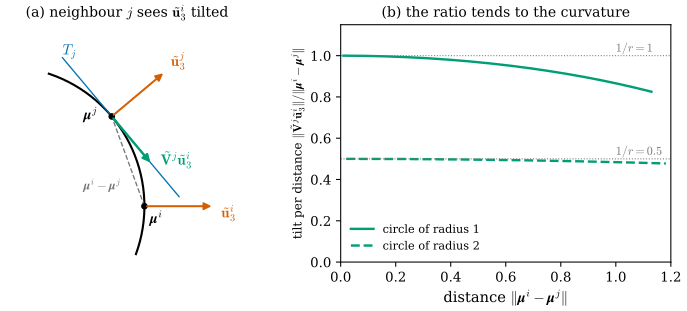

Write Python code to recreate this figure.
"""Figure 49.4.1: what the varifold estimator (12) of [GeoSplat25] measures -- the tilt of the own normal seen from
a neighbour's tangent plane, per unit distance (Section 49.4).

Cross-section: a circle of radius rc (curvature 1/rc). Point i at angle 0 with outward normal u_i; neighbour j at
angle theta with normal u_j and tangent line T_j. The projection V_j u_i = u_i - <u_j, u_i> u_j of u_i onto T_j has
length sin(theta), and |mu_i - mu_j| = 2 rc sin(theta/2), so the ratio is cos(theta/2)/rc -> 1/rc.
(a) the geometry for rc = 1, theta = 40 degrees. (b) |V_j u_i| / |mu_i - mu_j| against |mu_i - mu_j| for rc = 1, 2.

Run from the project root: PYTHONPATH=tools python3 chapters/49-paper-geosplat/figures/fig-49-4-1-normal-tilt.py
"""
import numpy as np

import dgfig

dgfig.setup()
import matplotlib.pyplot as plt  # noqa: E402

C = dgfig.COLORS


def tilt_ratio(rc, theta):
    ui = np.array([1.0, 0.0])
    uj = np.array([np.cos(theta), np.sin(theta)])
    mi, mj = rc * ui, rc * uj
    proj = ui - (uj @ ui) * uj
    return np.linalg.norm(proj) / np.linalg.norm(mi - mj), np.linalg.norm(mi - mj)


# self-checks: ratio = cos(theta/2)/rc
for rc in (1.0, 2.0):
    for th in (0.1, 0.5, 1.0):
        ratio, dist = tilt_ratio(rc, th)
        assert abs(ratio - np.cos(th / 2) / rc) < 1e-12 and abs(dist - 2 * rc * np.sin(th / 2)) < 1e-12

fig, (ax, ax2) = plt.subplots(1, 2, figsize=(7.6, 3.5), gridspec_kw=dict(width_ratios=[1, 1.15]))
t = np.linspace(-0.35, 1.25, 200)
ax.plot(np.cos(t), np.sin(t), color=C["main"], lw=1.6)
th = np.radians(40)
mi, mj = np.array([1.0, 0]), np.array([np.cos(th), np.sin(th)])
ui, uj = mi.copy(), mj.copy()
tj = np.array([-np.sin(th), np.cos(th)])
ax.plot(*np.stack([mj - 0.75 * tj, mj + 0.55 * tj]).T, color=C["tangent"], lw=1.0)
ax.text(*(mj + 0.58 * tj + np.array([0.02, 0.0])), r"$T_j$", color=C["tangent"], fontsize=11)
for p, v, lab, off in ((mi, ui, r"$\tilde{\mathbf{u}}^i_3$", (0.05, -0.08)), (mj, uj, r"$\tilde{\mathbf{u}}^j_3$", (0.04, 0.04))):
    ax.annotate("", xy=p + 0.5 * v, xytext=p, arrowprops=dict(arrowstyle="-|>", color=C["normal"], lw=1.5))
    ax.text(*(p + 0.5 * v + np.array(off)), lab, color=C["normal"], fontsize=11)
proj = ui - (uj @ ui) * uj
ax.annotate("", xy=mj + 0.7 * proj, xytext=mj, arrowprops=dict(arrowstyle="-|>", color=C["third"], lw=1.8))
ax.text(*(mj + 0.7 * proj + np.array([0.06, 0.0])), r"$\tilde{\mathbf{V}}^j\tilde{\mathbf{u}}^i_3$", color=C["third"],
        fontsize=11)
ax.plot([mi[0], mj[0]], [mi[1], mj[1]], color=C["aux"], ls="--", lw=1.0)
ax.text(0.83, 0.12, r"$\boldsymbol{\mu}^i - \boldsymbol{\mu}^j$", color=C["aux"], fontsize=9.5, ha="right")
for p, lab, off in ((mi, r"$\boldsymbol{\mu}^i$", (0.04, -0.12)), (mj, r"$\boldsymbol{\mu}^j$", (-0.2, -0.02))):
    ax.plot(*p, "o", color=C["main"], ms=4)
    ax.text(*(p + np.array(off)), lab, fontsize=11)
ax.set_aspect("equal")
ax.set_xlim(0.0, 1.75)
ax.set_ylim(-0.4, 1.3)
ax.set_axis_off()
ax.set_title(r"(a) neighbour $j$ sees $\tilde{\mathbf{u}}^i_3$ tilted", fontsize=10.5)

for rc, ls in ((1.0, "-"), (2.0, "--")):
    ths = np.linspace(0.01, 1.2 / rc, 200)
    vals = np.array([tilt_ratio(rc, a) for a in ths])
    ax2.plot(vals[:, 1], vals[:, 0], color=C["third"], ls=ls, lw=1.8, label=f"circle of radius {rc:g}")
    ax2.axhline(1 / rc, color=C["aux"], lw=0.8, ls=":")
ax2.text(1.0, 1.02, r"$1/r = 1$", color=C["aux"], fontsize=9)
ax2.text(1.0, 0.52, r"$1/r = 0.5$", color=C["aux"], fontsize=9)
ax2.set_xlim(0, 1.2)
ax2.set_ylim(0, 1.15)
ax2.set_xlabel(r"distance $\|\boldsymbol{\mu}^i - \boldsymbol{\mu}^j\|$")
ax2.set_ylabel(r"tilt per distance $\|\tilde{\mathbf{V}}^j\tilde{\mathbf{u}}^i_3\| / \|\boldsymbol{\mu}^i - \boldsymbol{\mu}^j\|$",
               fontsize=9)
ax2.legend(loc="lower left", fontsize=8.5, frameon=False)
ax2.set_title("(b) the ratio tends to the curvature", fontsize=10.5)
fig.tight_layout()
dgfig.save(fig, __file__)
